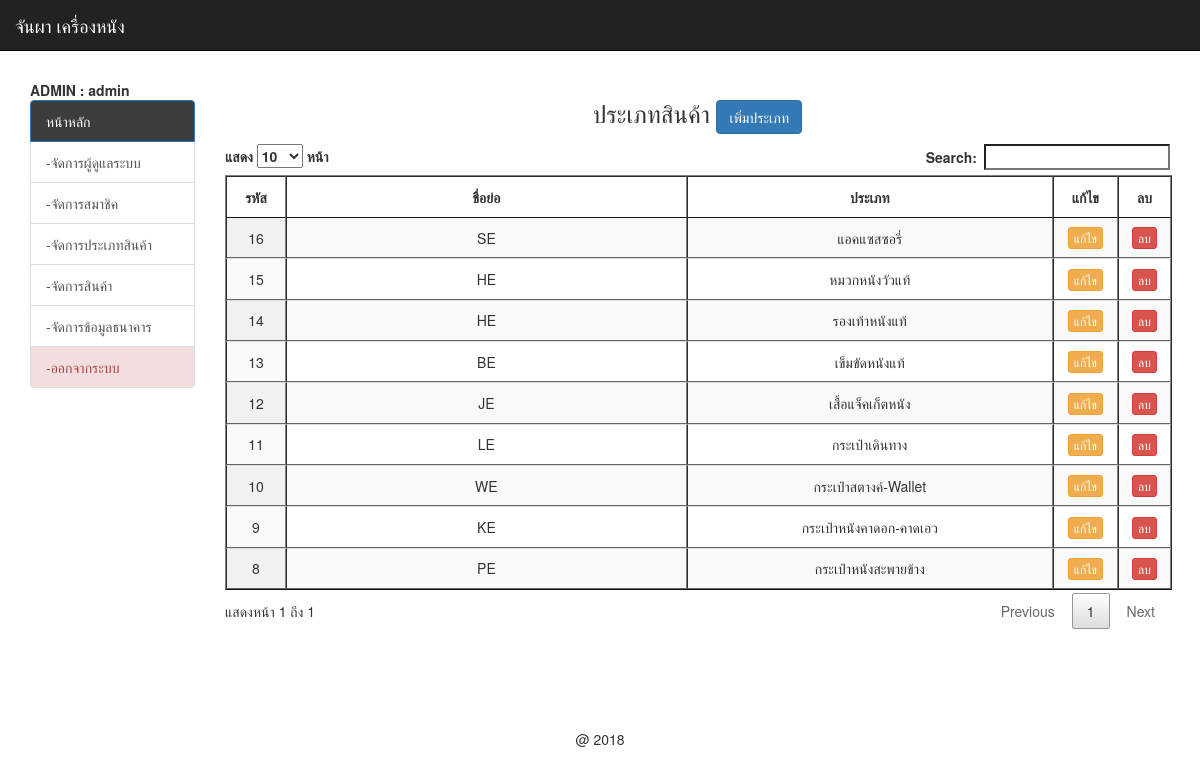
The page /backend/list_product_type.php (signed in) on the database its author committed.
### tables this page shows
CREATE TABLE `tbl_type` (
  `t_id` int(11) NOT NULL,
  `t_type` varchar(11) NOT NULL,
  `t_name` varchar(100) NOT NULL
);

### backend/mm.php (called while the page is built, shortened)
<?php require_once('../Connections/condb.php'); ?>
<?php
$colname_mm = "-1";
if (isset($_SESSION['MM_admin'])) {
  $colname_mm = $_SESSION['MM_admin'];
}
$query_mm = sprintf("SELECT * FROM tbl_admin WHERE admin_user = %s", GetSQLValueString($colname_mm, "text"));
$mm = mysql_query($query_mm, $condb) or die(mysql_error());
$row_mm = mysql_fetch_assoc($mm);
?>

### backend/list_product_type.php (the view, shortened to what this page needs)
<?php require_once('../Connections/condb.php'); ?>
<?php
if (!function_exists("GetSQLValueString")) {
function GetSQLValueString($theValue, $theType, $theDefinedValue = "", $theNotDefinedValue = "")
{
  $theValue = function_exists("mysql_real_escape_string") ? mysql_real_escape_string($theValue) : mysql_escape_string($theValue);
  switch ($theType) {
    case "text":
      $theValue = ($theValue != "") ? "'" . $theValue . "'" : "NULL";
      break;
  }
  return $theValue;
}
}
$query_ptype = "SELECT * FROM tbl_type";
$ptype = mysql_query($query_ptype, $condb) or die(mysql_error());
$row_ptype = mysql_fetch_assoc($ptype);
$totalRows_ptype = mysql_num_rows($ptype);
?>
<!DOCTYPE html>
<html lang="en">
  <head>
	<?php include('h.php');?>
    <?php include('datatable.php');?>
  </head>
  <body>
   <?php include('navbar.php');?>
  <div class="container">
    <div class="row">
    	<div class="col-md-2">
        <?php include('menu.php');?>
      </div>
      <div class="col-md-10">
        <h3 align="center"> ประเภทสินค้า <a href="add_product_type.php" class="btn btn-primary"> เพิ่มประเภท </a> </h3>
        <table id="example" class="display" cellspacing="0" border="1">
		  <thead>
          <tr>
            <th width="5%">รหัส</th>
            <th width="50%">ชื่อย่อ</th>
            <th width="50%">ประเภท</th>
            <th width="5%"> <center> แก้ไข </center></th>
            <th width="5%"> <center> ลบ </center></th>
          </tr>
        </thead>
        <?php if($totalRows_ptype>0){?>
          <?php do { ?>
           <tr>
              <td align="center"><?php echo $row_ptype['t_id']; ?></td>
              <td align="center"><?php echo $row_ptype['t_type']; ?></td>
              <td align="center"><?php echo $row_ptype['t_name']; ?></td>
              <td><center> <a href="edit_product_type.php?t_id=<?php echo $row_ptype['t_id'];?>" class="btn btn-warning btn-xs"> แก้ไข </a> </center></td>
              <td><center>
                <a href="del_product_type.php?t_id=<?php echo $row_ptype['t_id'];?>" class="btn btn-danger btn-xs" onClick="return confirm('ยืนยันการลบ');">
                ลบ </a></center></td>
              </tr>
            <?php } while ($row_ptype = mysql_fetch_assoc($ptype)); ?>
        <?php } ?>
        </table>
      </div>
    </div>
 </div>
  </body>
</html>
<?php include('f.php');?>

### backend/menu.php (shortened to what this page needs)
<?php include('mm.php');?>
<b>  ADMIN : <?php echo $row_mm['admin_name'];?></b>
<br />
<div class="list-group">
	<a href="index.php" class="list-group-item active"  style="background-color: #3c3c3c">หน้าหลัก</a>
	<?php
	if ($row_mm['status'] == 'admin') { ?>
		<a href="list_admin.php" class="list-group-item">-จัดการผู้ดูแลระบบ</a>
		<a href="list_member.php" class="list-group-item">-จัดการสมาชิค</a>
		<a href="list_product_type.php" class="list-group-item">-จัดการประเภทสินค้า</a>
		<a href="list_product.php" class="list-group-item">-จัดการสินค้า</a>
		<a href="list_bank.php" class="list-group-item">-จัดการข้อมูลธนาคาร</a>
		<a href="../logout_admin.php" class="list-group-item list-group-item-danger">-ออกจากระบบ</a>
<?php } ?>
</div>

### css/style.css (style rules this page uses)
th { text-align:center; }

### rows shown on the page
tbl_type: t_id "8", t_type "PE", t_name "กระเป๋าหนังสะพายข้าง"
tbl_type: t_id "9", t_type "KE", t_name "กระเป๋าหนังคาดอก-คาดเอว"
tbl_type: t_id "10", t_type "WE", t_name "กระเป๋าสตางค์-Wallet"
tbl_type: t_id "11", t_type "LE", t_name "กระเป๋าเดินทาง"
tbl_type: t_id "12", t_type "JE", t_name "เสื้อแจ็คเก็ตหนัง"
tbl_type: t_id "13", t_type "BE", t_name "เข็มขัดหนังแท้"
tbl_type: t_id "14", t_type "HE", t_name "รองเท้าหนังแท้"
tbl_type: t_id "15", t_type "HE", t_name "หมวกหนังวัวแท้"
tbl_type: t_id "16", t_type "SE", t_name "แอคแซสซอรี่"

### other values the page prints
$row_mm['admin_name'] "admin"
